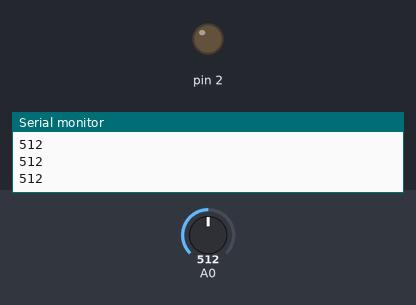
The sketch below on a simulated Arduino Uno, built with avr-gcc and run on an emulated ATmega328P. Parts: output pins drawn as LEDs (lit = HIGH), the last lines printed to the serial monitor. The inputs (shaded band) are chosen by the test bench; at power-on: A0 = 512.

Above: at 1.2 s.
1.3 s: A0 set to 489
At 2.1 s:
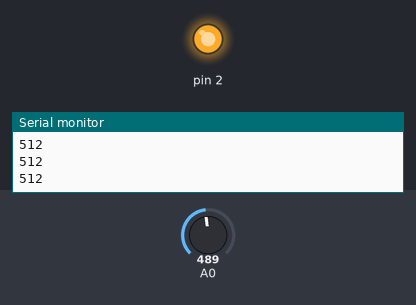
4.3 s: A0 set to 510
At 5.5 s:
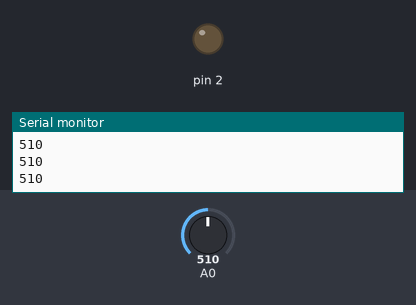
5.8 s: A0 set to 490
At 6.6 s:
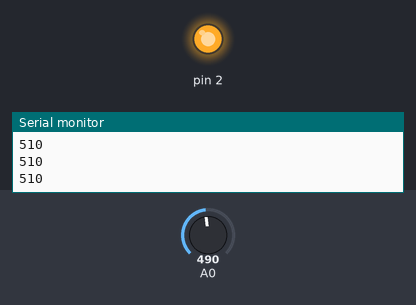
8.8 s: A0 set to 511
At 9.2 s:
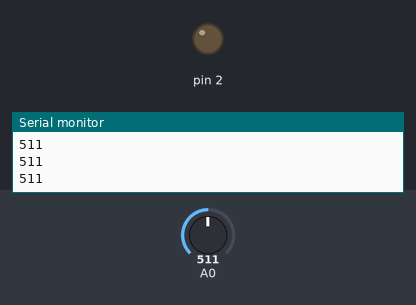
Timing chart, 0 to 11.3 s (numbered marks = the images above; inputs shaded):
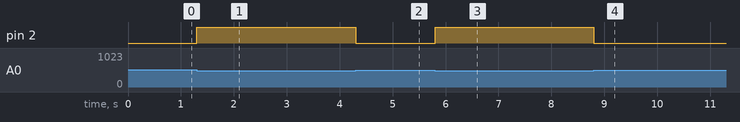

The sketch:

sensordeluzcomled.ino
```cpp
void setup()
{
  pinMode(A0, INPUT);
  Serial.begin(9600);

  pinMode(2, OUTPUT);
}

void loop()
{
  Serial.println(analogRead(A0));
  if (analogRead(A0) < 500) {
    digitalWrite(2, HIGH);
    delay(1000); // Wait for 1000 millisecond(s)
    digitalWrite(2, LOW);
  } else {
    digitalWrite(2, LOW);
  }
}
```

Measured:
- the behaviour switches between 500 and 499 on A0 (found by bisection; images 0 and 1)
- after the input at 1.3 s, pin 2: LOW → HIGH at once
- after the input at 4.3 s, pin 2: HIGH → LOW at once
- after the input at 5.8 s, pin 2: LOW → HIGH at once
- after the input at 8.8 s, pin 2: HIGH → LOW at once
